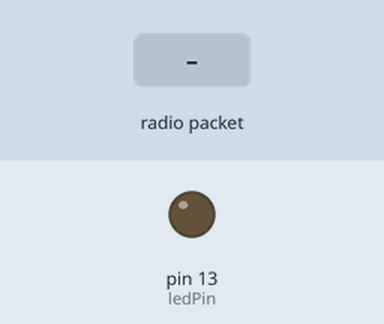
The sketch below on a simulated Arduino Uno, built with avr-gcc and run on an emulated ATmega328P. Parts: output pins drawn as LEDs (lit = HIGH). The test bench sets the inputs (shaded band). No radio packets arrive unless stated.

Above: at 1.2 s.
1.3 s: radio packet "a" arrives
At 2.5 s:
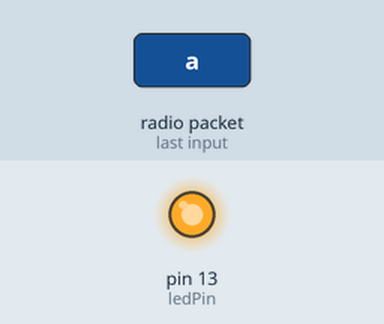
2.8 s: radio packet "b" arrives
At 3.8 s:
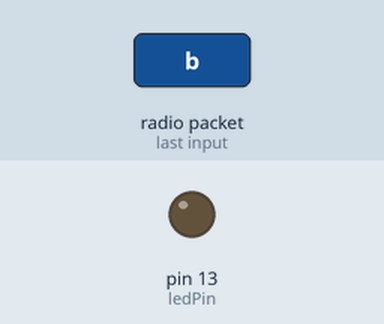
Timing chart, 0 to 5.8 s (numbered marks = the images above; inputs shaded):
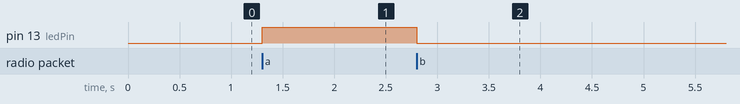

The sketch:

RF433_Ardunio_Rx.ino
```cpp
#include <VirtualWire.h>
#define ledPin 13

void setup()
{
    vw_set_rx_pin(11);
    vw_setup(2000);
    pinMode(ledPin, OUTPUT);
    vw_rx_start();
}

void loop()
{
    uint8_t buf[VW_MAX_MESSAGE_LEN];
    uint8_t buflen = VW_MAX_MESSAGE_LEN;

    if (vw_get_message(buf, &buflen))
    {
      if(buf[0]=='a')
      {
       digitalWrite(ledPin,HIGH);
      }
      else if(buf[0]=='b')
      {
       digitalWrite(ledPin,LOW);
      }
    }
}
```

Measured:
- after the input at 1.3 s, pin 13 (ledPin): LOW → HIGH at once
- after the input at 2.8 s, pin 13 (ledPin): HIGH → LOW at once
